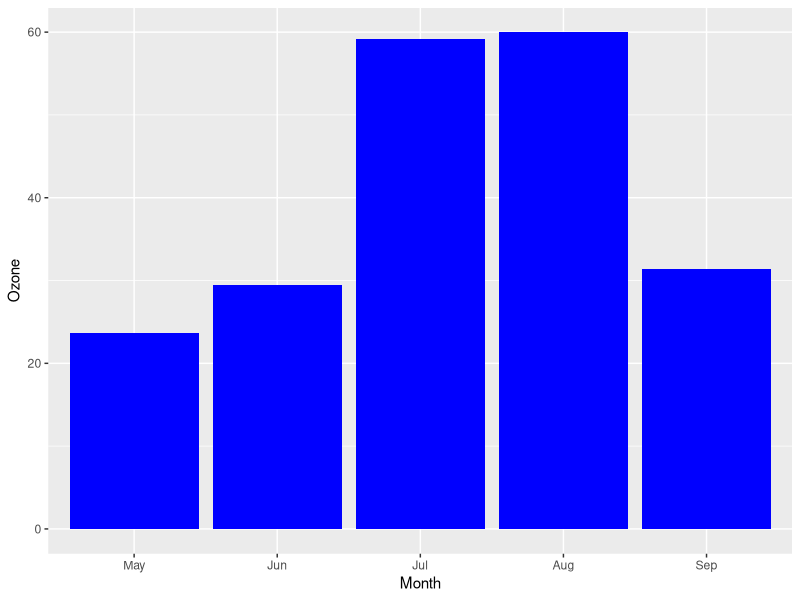

Recreate this plot in R.

library(ggplot2)
airquality$Month <- factor(airquality$Month, levels = 5:9, labels = month.abb[5:9])
avg_ozone <- aggregate(Ozone ~ Month, data = airquality, FUN = mean, na.rm = TRUE)
p <- ggplot(avg_ozone, aes(x = Month, y = Ozone)) +
  geom_bar(stat = "identity", fill = "blue")
print(p)